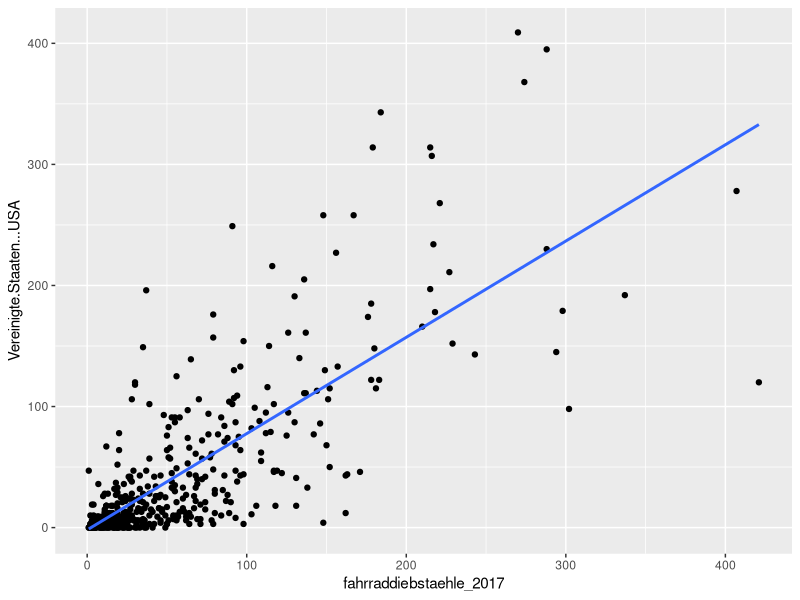

Write the R code that produced this figure.
## ---- chunk 1
library(tidyverse)
## ---- chunk 2
df.bike.stolen <- read.csv('data/fahrraddiebstaehle_berlin_2015_217 - Fahrraddiebstaehle in Berlin.csv',stringsAsFactors = F)
df.bike.stolen$lor_plr <- as.numeric(df.bike.stolen$lor_plr)
df.demo <- read.csv('data/berlin_population_LOR_31_12_2017.csv',stringsAsFactors = F,skip = 10)

df.demo <-df.demo %>%  separate(Kontinente.Staaten, c("lor", "name"), " ")
df.demo <-df.demo %>% select(-matches('Annotations') )
df.demo$lor <-as.numeric(df.demo$lor)

## ---- chunk 3
df <- merge(df.bike.stolen,df.demo,by.x='lor_plr',by.y='lor',all.x = TRUE)
df <- df %>% filter(Deutschland>0)
origin <- colnames(df)[7:ncol(df)]

data <- df %>% select(-c(lor_plr_name,fahrraddiebstaehle_2015,fahrraddiebstaehle_2016,name))
data$fahrraddiebstaehle_2017 <- as.numeric(data$fahrraddiebstaehle_2017)
data <- data %>% mutate_all(funs(type.convert(as.character(replace(., .=='-', 0)))))

fit <- lm(fahrraddiebstaehle_2017 ~ ., data  = subset(data, select=-c(lor_plr)))
summary(fit)
## ---- chunk 4
ggplot(data,aes(fahrraddiebstaehle_2017,Vereinigte.Staaten...USA))+ geom_point()+ geom_smooth(method = lm, se = FALSE)
